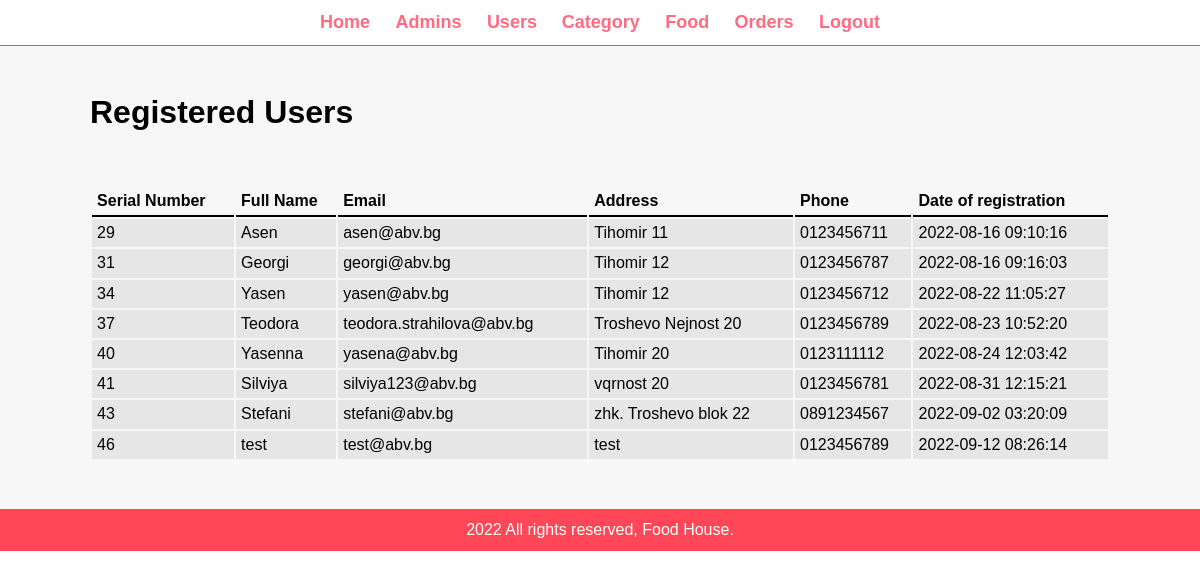
Page /admin/manage-user.php (signed in) on the committed database.
### tables this page shows
CREATE TABLE `tbl_users` (
  `id` int(10) UNSIGNED NOT NULL,
  `name` varchar(100) NOT NULL,
  `phone` varchar(14) NOT NULL,
  `email` varchar(255) NOT NULL,
  `address` varchar(100) NOT NULL,
  `password` varchar(255) NOT NULL,
  `reg_date` datetime NOT NULL
);

### admin/manage-user.php (the view)
<?php include('partials/menu.php'); ?>
        <div class="main-content">
            <div class="wrapper">
                <h1>Registered Users</h1>
                <br><br><br>
                <table class="tbl-full">
            <tr>
                <th>Serial Number</th>
                <th>Full Name</th>
                <th>Email</th>
                <th>Address</th>
                <th>Phone</th>
                <th>Date of registration </th>
            </tr>
            <?php
                $sql = "SELECT id,name,email,address,phone,reg_date FROM tbl_users";
                $res = mysqli_query($conn, $sql);
                if($res==TRUE){
                    $count = mysqli_num_rows($res);
                    if($count>0){
                        while($rows=mysqli_fetch_assoc($res))
                        {
                            $id = $rows['id'];
                            $name = $rows['name'];
                            $email = $rows['email'];
                            $address = $rows['address'];
                            $phone = $rows['phone'];
                            $reg_date = $rows['reg_date'];
                        ?>
                        <tr>
                        <td><?php echo $id; ?> </td>
                        <td><?php echo $name;?> </td>
                        <td><?php echo $email;?> </td>
                        <td><?php echo $address;?> </td>
                        <td><?php echo $phone;?> </td>
                        <td><?php echo $reg_date;?> </td>
                        </tr>
                        <?php
                        }
                    }
                    else {
                    }
                }
            ?>
        </table>
            </div>
        </div>
<?php include('partials/footer.php'); ?>

### css/admin.css (style rules this page uses)
* { margin: 0; padding: 0; font-family: Arial, Helvetica, sans-serif; }
.wrapper { border: 1px; padding: 1%; width: 85%; margin: 0 auto; }
.tbl-full { width: 100%; }
table tr th { border-bottom: 2px solid black; padding: 0.5%; text-align: left; }
table tr td { background-color: #e6e6e6; padding: 0.5%; }
.main-content { background-color: #f7f7f7; padding: 3% 0; }

### rows in the picture
tbl_users: id "29", name "Asen", email "asen@abv.bg", address "Tihomir 11", phone "0123456711", reg_date "2022-08-16 09:10:16"
tbl_users: id "31", name "Georgi", email "georgi@abv.bg", address "Tihomir 12", phone "0123456787", reg_date "2022-08-16 09:16:03"
tbl_users: id "34", name "Yasen", email "yasen@abv.bg", address "Tihomir 12", phone "0123456712", reg_date "2022-08-22 11:05:27"
tbl_users: id "37", name "Teodora", email "teodora.strahilova@abv.bg", address "Troshevo Nejnost 20", phone "0123456789", reg_date "2022-08-23 10:52:20"
tbl_users: id "40", name "Yasenna", email "yasena@abv.bg", address "Tihomir 20", phone "0123111112", reg_date "2022-08-24 12:03:42"
tbl_users: id "41", name "Silviya", email "silviya123@abv.bg", address "vqrnost 20", phone "0123456781", reg_date "2022-08-31 12:15:21"
tbl_users: id "43", name "Stefani", email "stefani@abv.bg", address "zhk. Troshevo blok 22", phone "0891234567", reg_date "2022-09-02 03:20:09"
tbl_users: id "46", name "test", email "test@abv.bg", address "test", phone "0123456789", reg_date "2022-09-12 08:26:14"
